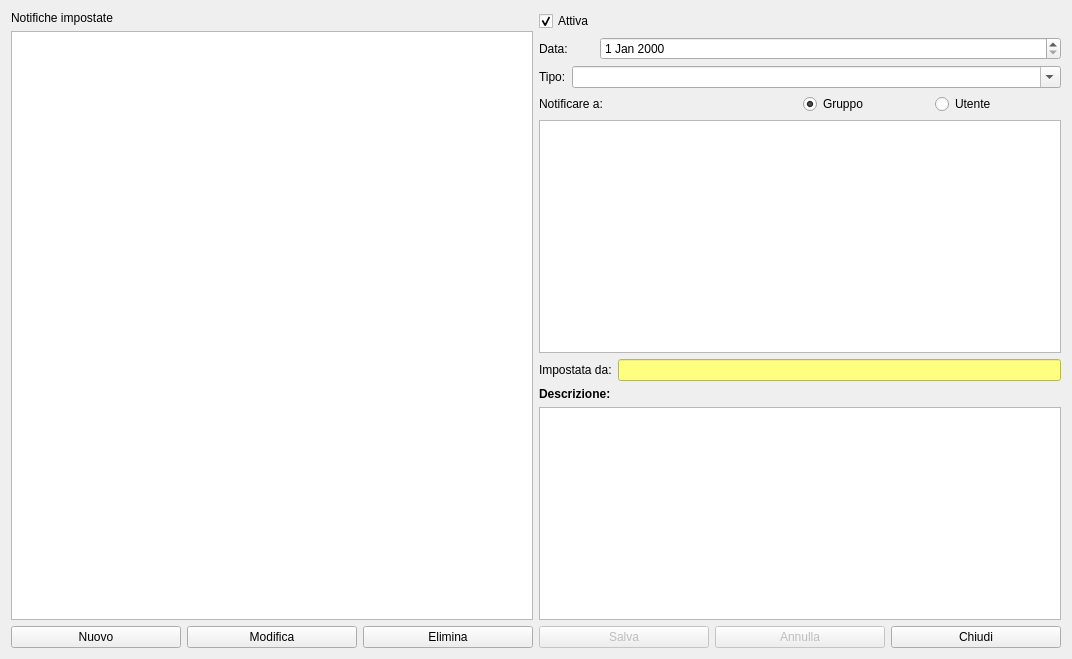
<?xml version="1.0" encoding="UTF-8"?>
<ui version="4.0">
 <class>HAlarm</class>
 <widget class="QWidget" name="HAlarm">
  <property name="windowModality">
   <enum>Qt::ApplicationModal</enum>
  </property>
  <property name="geometry">
   <rect>
    <x>0</x>
    <y>0</y>
    <width>1072</width>
    <height>659</height>
   </rect>
  </property>
  <property name="windowTitle">
   <string>Impostazione notifiche</string>
  </property>
  <property name="windowIcon">
   <iconset resource="icons.qrc">
    <normaloff>:/Resources/Chat.PNG</normaloff>:/Resources/Chat.PNG</iconset>
  </property>
  <layout class="QVBoxLayout" name="verticalLayout_4">
   <item>
    <layout class="QHBoxLayout" name="horizontalLayout_5">
     <item>
      <layout class="QVBoxLayout" name="verticalLayout_2">
       <item>
        <widget class="QLabel" name="label_6">
         <property name="text">
          <string>Notifiche impostate</string>
         </property>
        </widget>
       </item>
       <item>
        <widget class="QTableView" name="tvMain">
         <property name="editTriggers">
          <set>QAbstractItemView::NoEditTriggers</set>
         </property>
         <property name="selectionMode">
          <enum>QAbstractItemView::SingleSelection</enum>
         </property>
         <property name="selectionBehavior">
          <enum>QAbstractItemView::SelectRows</enum>
         </property>
         <attribute name="horizontalHeaderStretchLastSection">
          <bool>true</bool>
         </attribute>
         <attribute name="verticalHeaderVisible">
          <bool>false</bool>
         </attribute>
        </widget>
       </item>
      </layout>
     </item>
     <item>
      <layout class="QVBoxLayout" name="verticalLayout">
       <item>
        <layout class="QHBoxLayout" name="horizontalLayout">
         <item>
          <layout class="QGridLayout" name="gridLayout">
           <item row="1" column="1">
            <widget class="QDateEdit" name="deData"/>
           </item>
           <item row="1" column="0">
            <widget class="QLabel" name="label_2">
             <property name="maximumSize">
              <size>
               <width>30</width>
               <height>16777215</height>
              </size>
             </property>
             <property name="text">
              <string>Data:</string>
             </property>
            </widget>
           </item>
           <item row="0" column="0">
            <widget class="QCheckBox" name="cbAttiva">
             <property name="text">
              <string>Attiva</string>
             </property>
             <property name="checked">
              <bool>true</bool>
             </property>
            </widget>
           </item>
          </layout>
         </item>
        </layout>
       </item>
       <item>
        <layout class="QFormLayout" name="formLayout">
         <item row="0" column="0">
          <widget class="QLabel" name="label_3">
           <property name="text">
            <string>Tipo:</string>
           </property>
          </widget>
         </item>
         <item row="0" column="1">
          <widget class="QComboBox" name="cbTipo">
           <property name="editable">
            <bool>true</bool>
           </property>
          </widget>
         </item>
        </layout>
       </item>
       <item>
        <layout class="QHBoxLayout" name="horizontalLayout_3">
         <item>
          <widget class="QLabel" name="label_4">
           <property name="text">
            <string>Notificare a:</string>
           </property>
          </widget>
         </item>
         <item>
          <layout class="QHBoxLayout" name="horizontalLayout_2">
           <item>
            <widget class="QRadioButton" name="rbGroup">
             <property name="text">
              <string>Gruppo</string>
             </property>
             <property name="checked">
              <bool>true</bool>
             </property>
            </widget>
           </item>
           <item>
            <widget class="QRadioButton" name="rbUser">
             <property name="text">
              <string>Utente</string>
             </property>
            </widget>
           </item>
          </layout>
         </item>
        </layout>
       </item>
       <item>
        <widget class="QListView" name="lvTarget">
         <property name="editTriggers">
          <set>QAbstractItemView::NoEditTriggers</set>
         </property>
         <property name="alternatingRowColors">
          <bool>true</bool>
         </property>
         <property name="selectionMode">
          <enum>QAbstractItemView::ExtendedSelection</enum>
         </property>
         <property name="selectionBehavior">
          <enum>QAbstractItemView::SelectRows</enum>
         </property>
         <property name="viewMode">
          <enum>QListView::ListMode</enum>
         </property>
        </widget>
       </item>
       <item>
        <layout class="QFormLayout" name="formLayout_2">
         <item row="0" column="0">
          <widget class="QLabel" name="label">
           <property name="text">
            <string>Impostata da:</string>
           </property>
          </widget>
         </item>
         <item row="0" column="1">
          <widget class="QLineEdit" name="leCreator">
           <property name="styleSheet">
            <string notr="true">background-color: rgb(255, 255, 127);</string>
           </property>
           <property name="readOnly">
            <bool>true</bool>
           </property>
          </widget>
         </item>
        </layout>
       </item>
       <item>
        <layout class="QVBoxLayout" name="verticalLayout_3">
         <item>
          <widget class="QLabel" name="label_5">
           <property name="font">
            <font>
             <weight>75</weight>
             <bold>true</bold>
            </font>
           </property>
           <property name="text">
            <string>Descrizione:</string>
           </property>
           <property name="textFormat">
            <enum>Qt::PlainText</enum>
           </property>
           <property name="alignment">
            <set>Qt::AlignLeading|Qt::AlignLeft|Qt::AlignTop</set>
           </property>
          </widget>
         </item>
         <item>
          <widget class="QPlainTextEdit" name="ptDescrizione"/>
         </item>
        </layout>
       </item>
      </layout>
     </item>
    </layout>
   </item>
   <item>
    <layout class="QHBoxLayout" name="horizontalLayout_4">
     <item>
      <widget class="QPushButton" name="pushButton_4">
       <property name="text">
        <string>Nuovo</string>
       </property>
       <property name="icon">
        <iconset resource="icons.qrc">
         <normaloff>:/Resources/Plus.PNG</normaloff>:/Resources/Plus.PNG</iconset>
       </property>
       <property name="iconSize">
        <size>
         <width>32</width>
         <height>32</height>
        </size>
       </property>
      </widget>
     </item>
     <item>
      <widget class="QPushButton" name="pushButton_6">
       <property name="text">
        <string>Modifica</string>
       </property>
       <property name="icon">
        <iconset resource="icons.qrc">
         <normaloff>:/Resources/Pencil.PNG</normaloff>:/Resources/Pencil.PNG</iconset>
       </property>
       <property name="iconSize">
        <size>
         <width>32</width>
         <height>32</height>
        </size>
       </property>
      </widget>
     </item>
     <item>
      <widget class="QPushButton" name="pushButton_3">
       <property name="text">
        <string>Elimina</string>
       </property>
       <property name="icon">
        <iconset resource="icons.qrc">
         <normaloff>:/Resources/Minus.PNG</normaloff>:/Resources/Minus.PNG</iconset>
       </property>
       <property name="iconSize">
        <size>
         <width>32</width>
         <height>32</height>
        </size>
       </property>
      </widget>
     </item>
     <item>
      <widget class="QPushButton" name="pushButton">
       <property name="enabled">
        <bool>false</bool>
       </property>
       <property name="text">
        <string>Salva</string>
       </property>
       <property name="icon">
        <iconset resource="icons.qrc">
         <normaloff>:/Resources/save-icon.png</normaloff>:/Resources/save-icon.png</iconset>
       </property>
       <property name="iconSize">
        <size>
         <width>32</width>
         <height>32</height>
        </size>
       </property>
      </widget>
     </item>
     <item>
      <widget class="QPushButton" name="pushButton_5">
       <property name="enabled">
        <bool>false</bool>
       </property>
       <property name="text">
        <string>Annulla</string>
       </property>
       <property name="icon">
        <iconset resource="icons.qrc">
         <normaloff>:/Resources/Banned-Sign.PNG</normaloff>:/Resources/Banned-Sign.PNG</iconset>
       </property>
       <property name="iconSize">
        <size>
         <width>32</width>
         <height>32</height>
        </size>
       </property>
      </widget>
     </item>
     <item>
      <widget class="QPushButton" name="pushButton_2">
       <property name="text">
        <string>Chiudi</string>
       </property>
       <property name="icon">
        <iconset resource="icons.qrc">
         <normaloff>:/Resources/Actions-window-close-icon.png</normaloff>:/Resources/Actions-window-close-icon.png</iconset>
       </property>
       <property name="iconSize">
        <size>
         <width>32</width>
         <height>32</height>
        </size>
       </property>
      </widget>
     </item>
    </layout>
   </item>
  </layout>
 </widget>
 <resources>
  <include location="icons.qrc"/>
 </resources>
 <connections/>
</ui>
